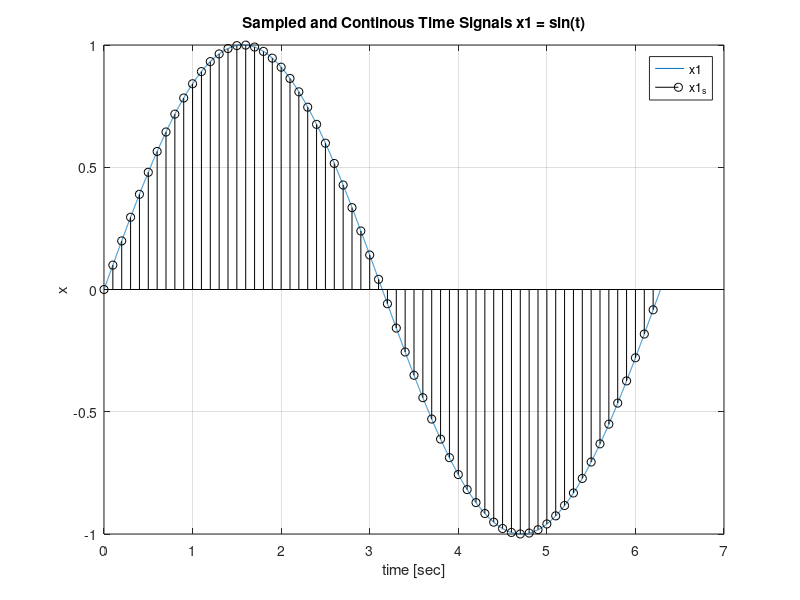
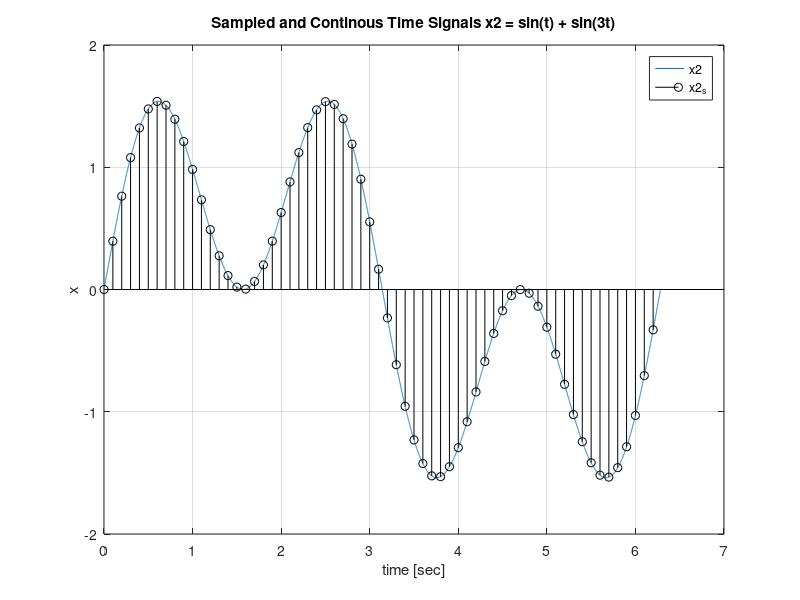

Write MATLAB code to recreate these figures, in order.
clc;
clear all;
close all;

t = linspace(0,2*pi,10000);

x1 = sin(t);

ws = 10;
T_s = 1/ws;

n = ws;

n_1 = 0:T_s:2*pi;

x1_s = sin(n_1);

figure
plot(t,x1);
hold on 
stem(n_1, x1_s, 'k');
title('Sampled and Continous Time Signals x1 = sin(t)')
ylabel('x');
xlabel('time [sec]');
legend('x1', 'x1_s')
grid on

x2 = sin(t) + sin(3*t);
x2_s = sin(n_1) + sin(3*n_1);

figure
plot(t,x2);
hold on 
stem(n_1, x2_s, 'k');
ylabel('x');
xlabel('time [sec]');
legend('x2', 'x2_s')
title('Sampled and Continous Time Signals x2 = sin(t) + sin(3t)')
grid on
